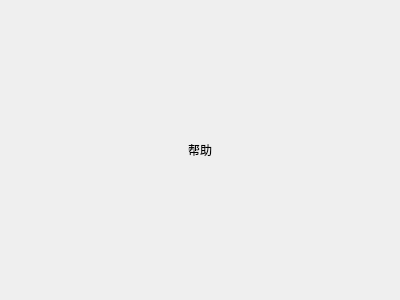
<?xml version="1.0" encoding="UTF-8"?>
<ui version="4.0">
 <class>help</class>
 <widget class="QDialog" name="help">
  <property name="geometry">
   <rect>
    <x>0</x>
    <y>0</y>
    <width>400</width>
    <height>300</height>
   </rect>
  </property>
  <property name="windowTitle">
   <string>Dialog</string>
  </property>
  <layout class="QGridLayout" name="gridLayout">
   <item row="0" column="0">
    <widget class="QLabel" name="Lab_Help">
     <property name="text">
      <string>帮助</string>
     </property>
     <property name="alignment">
      <set>Qt::AlignCenter</set>
     </property>
    </widget>
   </item>
  </layout>
 </widget>
 <resources/>
 <connections/>
</ui>
